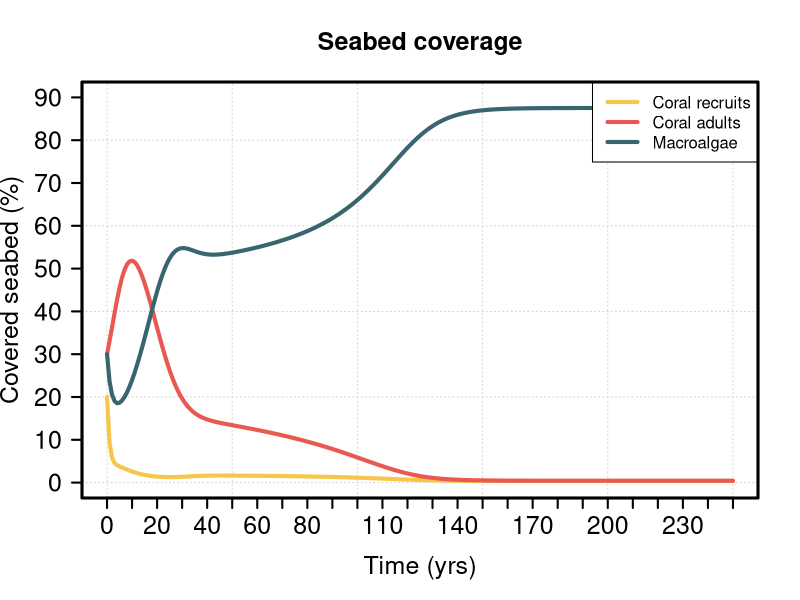
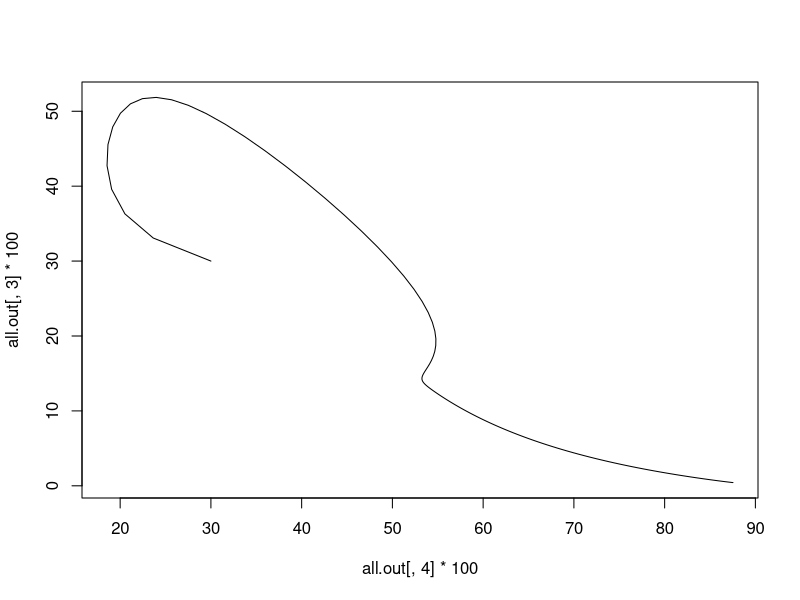
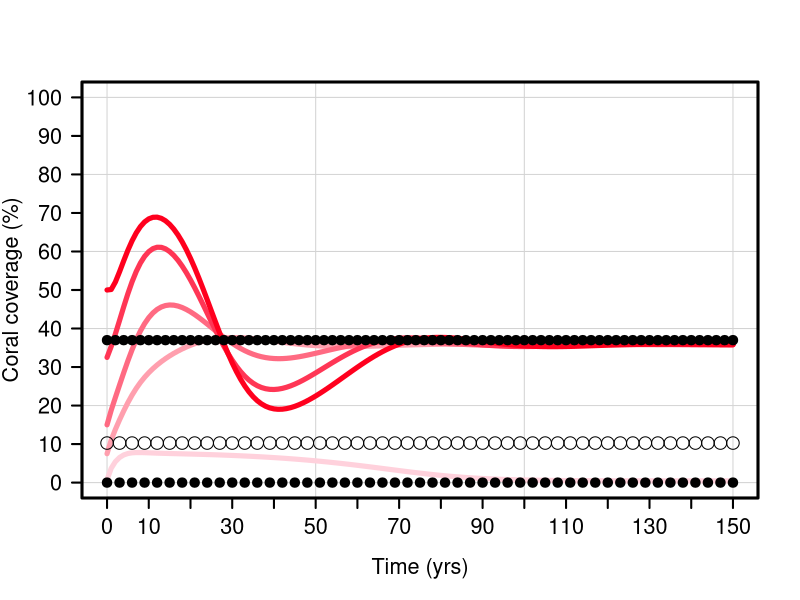

Generate these figures, in order, with R: (Note: this script raises an error after producing the figures.)
library(deSolve)
library(fields)



# Parameters
k <- 0.25
w <- 0.4
a <- 0.2
s <- 0.95
n <- 0.5
g <- 0.4
b <- 0.2
m <- 0.05
z <- 0.64
o <- 4
h <- 0.1
e <- 0.2     # ranges between 0 and 1
beta <- 10
f <- 0.25 # from Blackwood et al 2010


# Initial conditions
R <- 0.2
C <- 0.3
M <- 0.3
G <- 1
B <- 1 - R - C - M

times <- seq(0,250,1)

derivative = function(t,y,param){
  R = y[1]
  C = y[2]
  M = y[3]
  G = y[4]
  
  dR = k*(w*C + e)*(1 - R - C - M) - a*R - s*R*M - n*R
  dC = a*R + g*C*(1 - R - C - M) - b*C*M - m*C
  dM = s*M*(1 - C - M) + b*C*M - z*M*G - h*M
  dG = (z*M*G*(1 - (G/(beta*(C)))) - f*G)
  
  list(c(dR,dC,dM,dG))
}

init <- c(R,C,M,G)
all.out <- ode(init, times, derivative, parms=NULL, method = vode )

# blank space
B <- 1 - all.out[,2] - all.out[,3] - all.out[,4]




#RESULTS upto the timestep at which the integration failed
maxtime <- times[1:length(all.out[,1])]



plot(x = maxtime, y = all.out[,2]*100, type = "l", main = "Seabed coverage",
     ylab = "Covered seabed (%)", xlab = "Time (yrs)", ylim=c(0,90),
     pch = 3, lwd = 4, col = '#F6C64A', cex.main = 1.5, cex.axis=1.5, cex.lab=1.5,
     panel.first = grid(), axes=0)

lines(x = maxtime, y = all.out[,3]*100, type = "l",
      pch = 3, lwd = 4, col = '#E95951')
lines(x = maxtime, y = all.out[,4]*100, type = "l",
      pch = 3, lwd = 4, col = '#39656E')
# lines(x = maxtime, y = all.out[,5]*100, type = "l",
#       pch = 3, lwd = 4, col = "black", lty = 2)



legend(x = "topright",
       legend = c("Coral recruits", "Coral adults", "Macroalgae"), #, "Parrotfish"),
       lty = 1,
       col = c('#F6C64A', '#E95951', "#39656E"), #, "black"),
       lwd = 4)

box(lwd=3)
axis(side = 2, at = seq(0, 100, 10), lwd = 2, xaxs = "i", las = 1, cex.axis = 1.5)
axis(side = 1, at = seq(0, 250, 10), lwd = 2, yaxs = "i", cex.axis = 1.5)


# PHASE PLOT
plot(all.out[,4]*100, all.out[,3]*100, type = "l")


##################################################################################################################################
# CORAL COVERAGE EQUILIBRIUM AND INSTABILITY ANALYSIS

times <- seq(0,150,1) # to plot
#times <- seq(0,500,1) # to get equilibrium
f <- 0.2
e <- 0.2

R <- 0.2
M <- 0.3
G <- 1
free <- 1-R-M
init_values <- list(c(R, 0.015*free, M, G ), #A
                    c(R, 0.15*free, M, G ), #B
                    c(R, 0.30*free,M , G ),  #C
                    c(R, 0.65*free, M, G ),  #D
                    c(R, 1*free, M, G ))    #E


corals.out <- list()
for (i in 1:length(init_values)) {
  temp.out <- ode(init_values[[i]], times, derivative, parms=NULL)
  corals.out <- append(corals.out, list(temp.out))
  
  # getting the stability value from conditions B to E (make sure to change times to converge)
  print(tail(temp.out[,3])*100)
}
# getting the instability point as the max of A
print(max(corals.out[[1]][,3]*100))

#RESULTS
coral_palette <- colorRampPalette(c("#FFD1DC", "#FFB6C1", "#FF98A8", "#FF7A8F", "#FF5C75", "#FF3E5C", "#FF2042", "#FF001E"))
plot(x=times, y=corals.out[[1]][,3]*100, type="l",
     ylab="Coral coverage (%)", xlab="Time (yrs)", ylim=c(0, 100), xlim=c(0,150),
     pch=1, lwd=5, col=coral_palette(length(init_values)), cex.main=1.5, cex.axis=1.3, cex.lab=1.3,
     panel.first=grid(lty=1, col='lightgrey'), axes=0)

for (i in 2:length(init_values)) {
  lines(x = times, y = corals.out[[i]][,3]*100, type = "l",
        pch = 1, lwd = 5, col = coral_palette(length(init_values))[i])
}


for (x in seq(0, 150, 3)) {symbols(x, 10.26236, circles = 1.5, inches = FALSE, add = TRUE, fg = "black", lty = NULL, lwd = 1)}
for (x in seq(0, 150, 2)) {symbols(x, 36.98136, circles = 1, inches = FALSE, add = TRUE, fg = "black", bg = "black", lty = NULL, lwd = 2)}
for (x in seq(0, 150, 3)) {symbols(x, 0, circles = 1, inches = FALSE, add = TRUE, fg = "black", bg = "black", lty = NULL, lwd = 2)}
box(lwd=3)
axis(side = 2, at = seq(0, 100, 10), lwd = 2, xaxs = "i", las = 1, cex.axis = 1.3)
axis(side = 1, at = seq(0, 400, 10), lwd = 2, yaxs = "i", cex.axis = 1.3)


##################################################################################################################################
# PHASE PLOT (CORAL vs MACROALGAE) e=0.2
e <- 0.2
num_scenarios <- 1000
init_values <- list()

# Random scenarios
for (i in 1:num_scenarios) {
  init <- runif(4)
  init <- init / sum(init)
  init <- init[1:3]
  init[4] <- 1
  init_values <- append(init_values, list(init))
}



corals.out <- list()
algae.out <- list()
initcond.out <- list()

for (i in 1:length(init_values)) {
  
  temp.out <- ode(init_values[[i]], times, derivative, parms=NULL)
  initcond.out <- append(initcond.out, temp.out)
  
  if (tail(temp.out[,3], 1) >= 0.8) {
    corals.out <- append(corals.out, list(temp.out))
  } else {
    algae.out <- append(algae.out, list(temp.out))
  }
}


# ISOCLINE ZERO NET GROWTH M
c_values <- seq(0,0.9,0.01) # initial values for coral
m_zg <- numeric(length(c_values))
for (i in seq_along(c_values)){
  c <- c_values[i]
  m_zg[i] = 1 - c + b*c/s - (z/s)*G - h/s
  print(m_zg[i])
}

# ISOCLINE ZERO NET GROWTH C
# m_values <- seq(0,0.9,0.01)
# c_zg <- numeric(length(c_values))
# for (i in seq_along(c_values)){
#   m <- m_values[i]
#   m_zg[i] = 
# }

# Plot phase plane: Corals vs. Macroalgae [color coded]
plot(corals.out[[1]][,4]*100, corals.out[[1]][,3]*100, type="l", xlab="Macroalgae", ylab="Corals", main="Phase plane: Corals vs. Macroalgae (e=0.2)", 
     ylim=c(0,90), xlim=c(0,90), pch = 3, lwd = 1, cex.main = 1.5, cex.axis=1.3, cex.lab=1.3, col="#E95951", axes=0)
lines(algae.out[[1]][,4]*100, algae.out[[1]][,3]*100, type="l", pch = 3, lwd = 1, col="#39656E")

len <- max(length(corals.out),length(algae.out))
for (i in 2:len) {
  if (i < length(algae.out)) {
    lines(algae.out[[i]][,4]*100, algae.out[[i]][,3]*100, type="l", pch = 3, lwd = 1, col="#39656E")
  }
  if (i < length(corals.out)){
    lines(corals.out[[i]][,4]*100, corals.out[[i]][,3]*100, type="l", pch = 3, lwd = 1, col="#E95951")
  }
}
lines(y=c_values*100, x=m_zg*100, type="l", pch = 3, lwd = 3, col="black")
# lines(y=c_zg*100, x=m_values*100, type="l", pch = 3, lwd = 3, col="grey")

box(lwd=3)
axis(side = 2, at = seq(0, 100, 10), lwd = 2, xaxs = "i", las = 1, cex.axis = 1.3)
axis(side = 1, at = seq(0, 100, 10), lwd = 2, yaxs = "i", cex.axis = 1.3)
